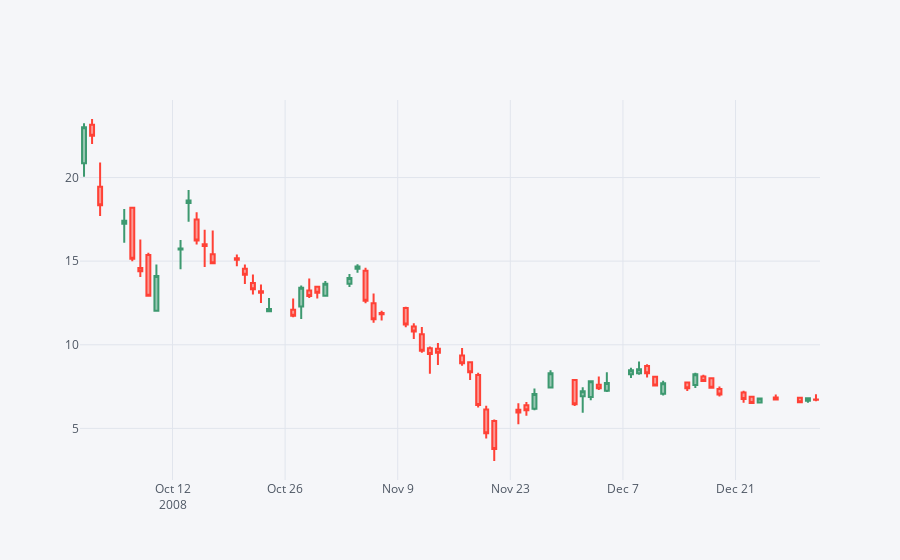

Source (notebook cell):
### Markdown cell above
<font color=navy size=3>**Citibank (C) seems to have a strange relation with other stocks, with its returns always being close to zero.
<br>A google search determied that Citibank stock had a crash in Nov, 2008
<br>Also, there's an extreme outlier in Citibank returns.** </font>

### Code cell
# Candlestick chart of Citibank stock in Nov 2008.
C[['open', 'high', 'low', 'close']].loc['2008-10-01':'2009-01-01'].iplot(kind='candle')
